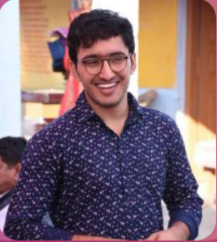
#> input picture YearBookCV/Input/Screenshot 2021-07-02 020553.png, 217 x 242 px, found by its file name; its folder holds only this picture in this run
$ python Face.py
#> lines starting #> are read from the running program, lines starting #| are printed output that depends on the picture
#> further down, img_initial is the input picture: shape (242, 217, 3); mean B, G, R 111.4, 106.2, 130.2
import cv2
import os
import numpy as np


def incircle(point, radius):
    if (point[0] - radius) ** 2 + (point[1] - radius) ** 2 <= radius ** 2:
        return True
    else:
        return False


def CropFace(img_initial, size,output_path = None) :

#> called with size = 30
    final_img = []
    grayImg = cv2.cvtColor(img_initial, cv2.COLOR_BGR2GRAY)
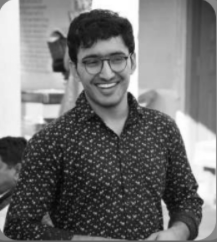
#> grayImg: shape (242, 217); min 4, max 255, mean 114

    face_cascade = cv2.CascadeClassifier(cv2.data.haarcascades + "haarcascade_frontalface_default.xml")

    faces = face_cascade.detectMultiScale(grayImg, scaleFactor=1.1, minNeighbors=5)
#> faces = [[71, 34, 68, 68]]

    # print(faces)
    if len(faces) > 0:
        for face in faces:

            face_img_raw = img_initial[face[1]:face[1] + face[2], face[0]:face[0] + face[2]]

            face_img = cv2.cvtColor(face_img_raw, cv2.COLOR_BGR2BGRA)


            radius = int(face[2] / 2)

            for rows in range(face_img.shape[0]):
                for cols in range(face_img.shape[1]):
                    if not incircle([rows, cols], radius):
                        face_img[rows][cols][3] = 0

            face_img_final = cv2.resize(face_img, (size, size))

            final_img.append(face_img_final)
#> this loop made 1 pass
#> (face, radius) on pass 1: ([71, 34, 68, 68], 34)
#> pass 1, in CropFace, `face_img_raw = img_initial[face[1]:face[1] + face[2], face[0]:face[0] ..`:
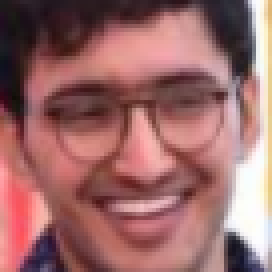
#> face_img_raw: shape (68, 68, 3) (shown 4 times larger); mean B, G, R 105, 105.4, 155.9
#> pass 1, in CropFace, `face_img_final = cv2.resize(face_img, (size, size))`:
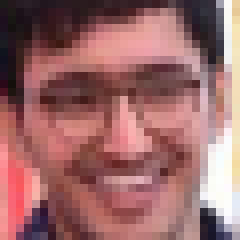
#> face_img_final: shape (30, 30, 4) (shown 8 times larger); mean B, G, R, A 104.9, 105.3, 155.8, 200
#> after the loop, final_img = 1 item
    else:
        blankimg = np.zeros((size, size), dtype=np.uint8)
        final_img.append( cv2.cvtColor(blankimg, cv2.COLOR_GRAY2BGR))

    if output_path == None:
        return final_img
    else:
        for img in final_img:
            if not cv2.imwrite(output_path, img):
                raise Exception("Could not write image")


if __name__ == "__main__":
    BASE_DIR = os.path.dirname(os.path.dirname(os.path.abspath(__file__)))
    os.chdir(BASE_DIR)

    inputPath = os.path.join(BASE_DIR + "\\Input")
    outputPath = os.path.join(BASE_DIR + "\\Output")

    for file in os.listdir(inputPath):
        print(file)
        img_initial = cv2.imread(inputPath + "\\" + file)
        outImg = CropFace(img_initial, 30)
#> outImg = 1 item
        outImg = outImg[0]
        if not cv2.imwrite(os.path.join(outputPath + "\\" + file), outImg):
            raise Exception("Could not write image")
